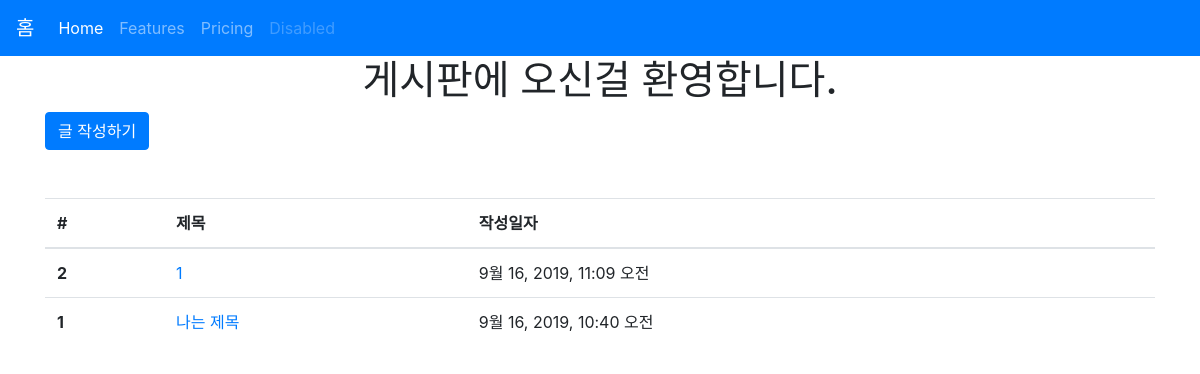
The app's page /articles/, older data.
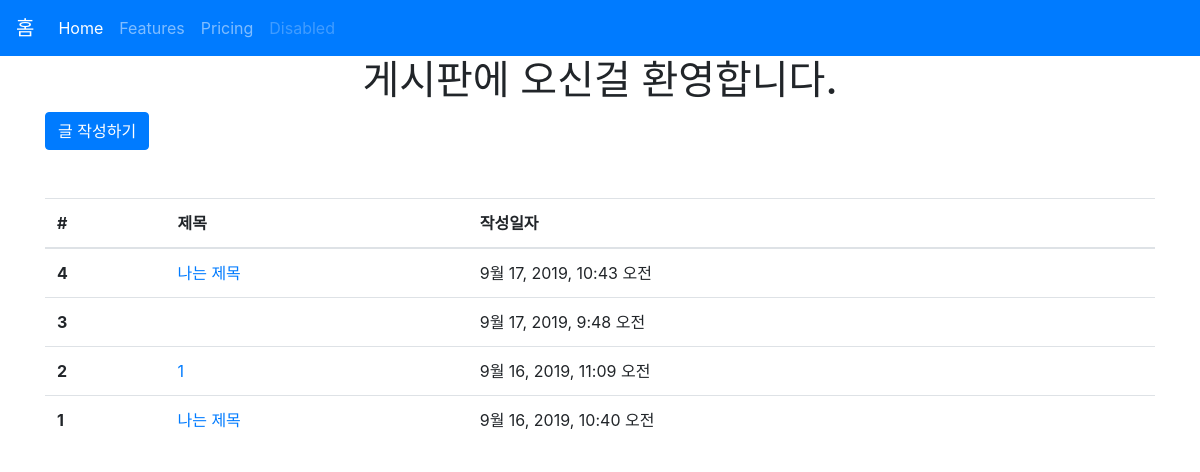
The same page, newer data.
### articles/models.py (models this page shows, shortened)
class Article(models.Model):
    title = models.CharField(max_length=10)
    content = models.TextField()
    created_at = models.DateTimeField(auto_now_add=True)
    updated_at = models.DateTimeField(auto_now=True)

### articles/views.py (the view)
# urls.py: path('', views.index, name='index'),
def index(request):
    articles = Article.objects.order_by('-id') # 최신글 위로 오도록
    context = {
        'articles': articles
    }
    return render(request, 'articles/index.html', context)

### articles/templates/articles/index.html (shortened to what this page needs)
{% extends 'articles/base.html' %}
{% block body %}
<h1 class="text-center">게시판에 오신걸 환영합니다.</h1>
<a class="btn btn-primary" href="{% url 'articles:create' %}" role="button">글 작성하기</a>
<table class="table mt-5">
  <thead>
    <tr>
      <th scope="col">#</th>
      <th scope="col">제목</th>
      <th scope="col">작성일자</th>
    </tr>
  </thead>
  {% for article in articles %}
  <tr>
    <th scope="row">{{ article.id}}</th>
    <td>
      <a href="{% url 'articles:detail' article.pk %}">
        {{ article.title }}
      </a>
    </td>
      <td>{{ article.created_at }}</td>
    </tr>
    {% endfor %}
</table>
{% endblock %}

### articles/templates/articles/base.html (shortened to what this page needs)
<!DOCTYPE html>
<html lang="en">
<head>
  <link rel="stylesheet" href="https://stackpath.bootstrapcdn.com/bootstrap/4.3.1/css/bootstrap.min.css"
>
</head>
<body>
  <nav class="navbar navbar-expand-lg navbar-dark bg-primary">
    <a class="navbar-brand" href="/articles/">홈</a>
    <div class="collapse navbar-collapse" id="navbarNav">
      <ul class="navbar-nav">
        <li class="nav-item active">
          <a class="nav-link" href="#">Home <span class="sr-only">(current)</span></a>
        </li>
        <li class="nav-item">
          <a class="nav-link" href="#">Features</a>
        </li>
        <li class="nav-item">
          <a class="nav-link" href="#">Pricing</a>
        </li>
        <li class="nav-item">
          <a class="nav-link disabled" href="#" tabindex="-1" aria-disabled="true">Disabled</a>
        </li>
      </ul>
    </div>
  </nav>
  <div class="container">
    {% block body %}
    {% endblock %}
  </div>
</body>
</html>

Row changes from the older to the newer data that the page shows:
added Article: id "4", title "나는 제목", created_at "9월 17, 2019, 10:43 오전"
added Article: id "3", created_at "9월 17, 2019, 9:48 오전"
